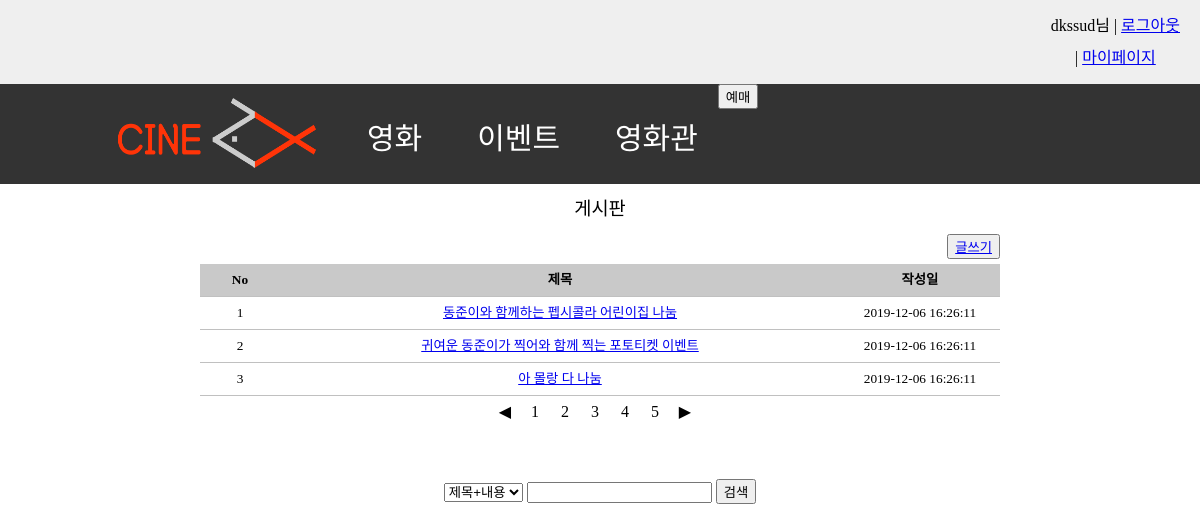
Screenshot of /webpage/component/event/event.php (signed in) with the database file from the repository.
### tables this page shows
CREATE TABLE EVENT(
  event_id INT unsigned  auto_increment not NULL,
  event_title varchar(50) not null,
  content text(255) not null,
  event_date timestamp not NULL default current_timestamp,
  CONSTRAINT PK_EVENT PRIMARY KEY(event_id)
);

### webpage/component/event/event.php (the view, shortened to what this page needs)
<html>
<head>
  <link href="../../styles/common.css" type="text/css" rel="stylesheet" />
  <link href="../../styles/event.css" type="text/css" rel="stylesheet" />
</head>
<body>
  <header class="service_menu">
    <ul id="gnb">
      <?php include "../DB_Connect.php";
      include "../top_login.php";
      $db=connect();
      ?>
    </ul>
  </header>
  <?php
  include "../common/navigator.php";
  ?>
  <div id="mainWrapper">
    <ul>
      <li>게시판</li>
      <button class="right" type="button"><a href="eventwrite.html">글쓰기</a></button>
      <li>
        <ul id="ulTable">
          <li>
            <ul>
              <li>No</li>
              <li>제목</li>
              <li>작성일</li>
            </ul>
          </li>
          <?php
          $info_sql = "select event_id,event_title,event_date from event";
          $info_stt=$db->prepare($info_sql);
          $info_stt->execute();
          foreach($info_stt as $info){
            ?>
            <li>
              <ul>
                <li><?= $info['event_id']; ?></li>
                <li><a href="eventview.php?event_id=<?= $info['event_id']?>"><?= $info['event_title']; ?></a></li>
                <li><?= $info['event_date']; ?></li>
              </ul>
            </li>
          <?php }
          ?>
          <li>
            <div id="divPaging">
              <div>◀</div>
              <div><b>1</b></div>
              <div>2</div>
              <div>3</div>
              <div>4</div>
              <div>5</div>
              <div>▶</div>
            </div>
          </li>
          <li id='liSearchOption'>
            <div>
              <select id='selSearchOption'>
                <option value='A'>제목+내용</option>
              </select>
              <input id='txtKeyWord' />
              <input type='button' value='검색' />
            </div>
          </li>
        </ul>
      </div>
    </body>
    </html>

### webpage/styles/common.css (style rules this page uses)
html, body, div, span, applet, object, iframe, p, blockquote, pre, a, abbr, acronym, address, big, cite, code, del, dfn, em, img, ins, kbd, q, s, samp, small, strike, sub, sup, tt, var, b, u, i, center, dl, dt, dd, ol, ul, li, form, label, legend, table, caption, tbody, tfoot, thead, tr, th, td, article, aside, canvas, details, embed, figure, figcaption, footer, header, hgroup, menu, nav, output, ruby, section, summary, time, mark, audio, video { margin: 0; padding: 0; border: 0; font-size: 100%; font: inherit; vertical-align: baseline; }
article, aside, details, figcaption, figure, footer, header, hgroup, menu, nav, section { display: block; }
body { line-height: 1; }
ol, ul { list-style: none; }
.service_menu { padding-top: 10px; padding-bottom: 10px; padding-right: 20px; background-color: #efefef; overflow: hidden; }
.service_menu ul { list-style: none; margin: 0; padding: 0; float: right; text-align: center; }

### webpage/styles/event.css (style rules this page uses)
body { line-height: 2em; font-family: "맑은 고딕"; }
ul, li { list-style: none; text-align: center; padding: 0; margin: 0; }
.right { float:right; margin-bottom: 5px; }
#mainWrapper { padding-top: 10px; width: 800px; margin: 0 auto; }
#mainWrapper>ul>li:first-child { text-align: center; font-size: 14pt; height: 40px; vertical-align: middle; line-height: 30px; }
#ulTable { margin-top: 10px; }
#ulTable>li:first-child>ul>li { background-color: #c9c9c9; font-weight: bold; text-align: center; }
#ulTable>li>ul { clear: both; padding: 0px auto; position: relative; min-width: 40px; }
#ulTable>li>ul>li { float: left; font-size: 10pt; border-bottom: 1px solid silver; vertical-align: baseline; }
#ulTable>li>ul>li:first-child { width: 10%; }
#ulTable>li>ul>li:first-child+li { width: 70%; }
#ulTable>li>ul>li:first-child+li+li { width: 20%; }
#divPaging { clear: both; margin: 0 auto; width: 220px; height: 50px; }
#divPaging>div { float: left; width: 30px; margin: 0 auto; text-align: center; }
#liSearchOption { clear: both; }
#liSearchOption>div { margin: 0 auto; margin-top: 30px; width: auto; height: 100px; }

### rows the page displays
event: event_id "1", event_title "동준이와 함께하는 펩시콜라 어린이집 나눔", event_date "2019-12-06 16:26:11"
event: event_id "2", event_title "귀여운 동준이가 찍어와 함께 찍는 포토티켓 이벤트", event_date "2019-12-06 16:26:11"
event: event_id "3", event_title "아 몰랑 다 나눔", event_date "2019-12-06 16:26:11"

### other values shown
$_SESSION['id'] "dkssud"
